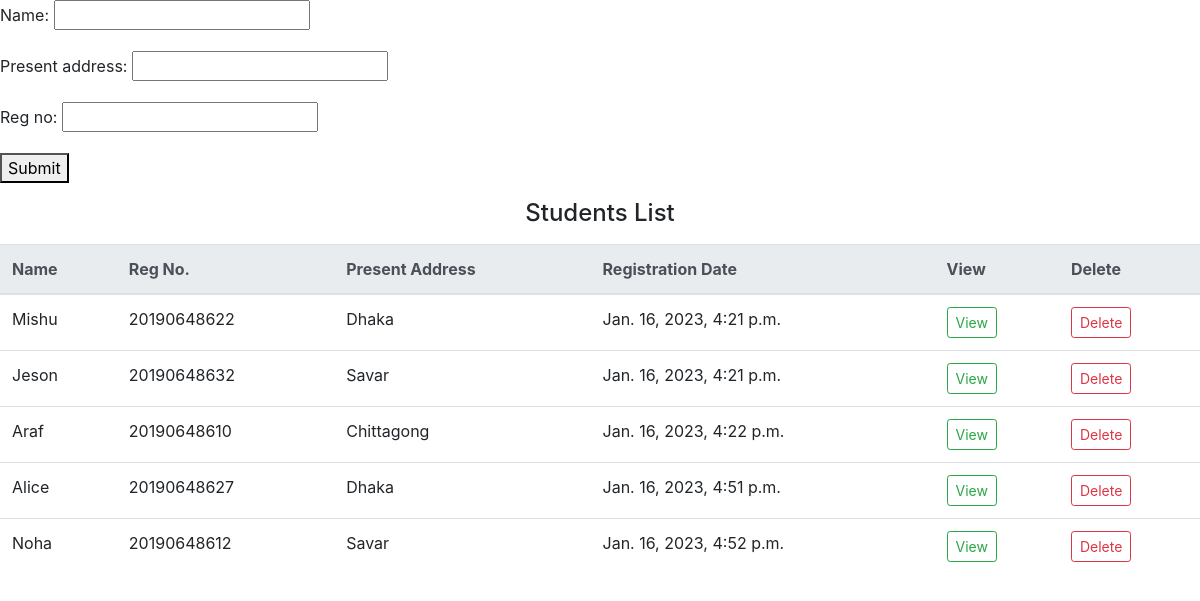
The page /day1/ on the database its author committed.
### day1/models.py (models this page shows, shortened)
class Student(models.Model):
    name=models.CharField(max_length=100)
    present_address=models.CharField(max_length=200)
    registration_date=models.DateTimeField(auto_now_add=True)
    reg_no=models.CharField(max_length=50,unique=True)

### day1/views.py (the view)
# urls.py: path('', CreateStudent, name='create_student'),
def CreateStudent(request):
    if (request.method == "POST"):
        form = CreateStudentForm(request.POST)
        if form.is_valid():
            form.save()
            form=CreateStudentForm()
    else:
        form=CreateStudentForm()
    students=Student.objects.all()
    context={'form':form,'students':students}
    return render(request, 'index.html',context)

### day1/forms.py
class CreateStudentForm(forms.ModelForm):
    class Meta:
        model = Student
        fields = "__all__"  # je model ache sob field die ekta form

### templates/index.html (shortened to what this page needs)
<!DOCTYPE html>
<html lang="en">
<head>
    <link rel="stylesheet" href="https://cdn.jsdelivr.net/npm/bootstrap@4.5.3/dist/css/bootstrap.min.css">
</head>
<body>
<div>
    <form method="post">
         {{form.as_p}}
         <button type="submit">Submit</button>
     </form>
 </div>
 <div>
     <h4 class="text-center mb-3 mt-3">Students List</h4>
     <div class="table-responsive-sm">
         <table class="table table-hover">
             <thead class="thead-light">
             <tr>
                 <th scope="col">Name</th>
                 <th scope="col">Reg No.</th>
                 <th scope="col"> Present Address</th>
                 <th scope="col">Registration Date</th>
                 <th scope="col">View</th>
                 <th scope="col">Delete</th>
             </tr>
             </thead>
             <tbody>
             {% for student in students %}
                 <tr>
                     <td class="text-capitalize">{{student.name}}</td>
                     <td>{{student.reg_no}}</td>
                     <td class="text-capitalize">{{student.present_address}}</td>
                     <td>{{student.registration_date}}</td>
                     <td>
                         <a role="button" class="btn btn-sm btn-outline-success"
                            href="{% url 'std_detail' reg=student.reg_no %}">View</a>
                     </td>
                     <td>
                         <a role="button" class="btn btn-sm btn-outline-danger" href="{% url 'delete' reg=student.reg_no  %}">Delete</a>
                 </tr>
             {% empty %}
                 <span class="text-center">No students to show</span>
             {% endfor %}
             </tbody>
         </table>
     </div>
 </div>
</body>

### rows shown on the page
Student: name "Mishu", reg_no "20190648622", present_address "Dhaka", registration_date "Jan. 16, 2023, 4:21 p.m."
Student: name "Jeson", reg_no "20190648632", present_address "Savar", registration_date "Jan. 16, 2023, 4:21 p.m."
Student: name "Araf", reg_no "20190648610", present_address "Chittagong", registration_date "Jan. 16, 2023, 4:22 p.m."
Student: name "Alice", reg_no "20190648627", present_address "Dhaka", registration_date "Jan. 16, 2023, 4:51 p.m."
Student: name "Noha", reg_no "20190648612", present_address "Savar", registration_date "Jan. 16, 2023, 4:52 p.m."
